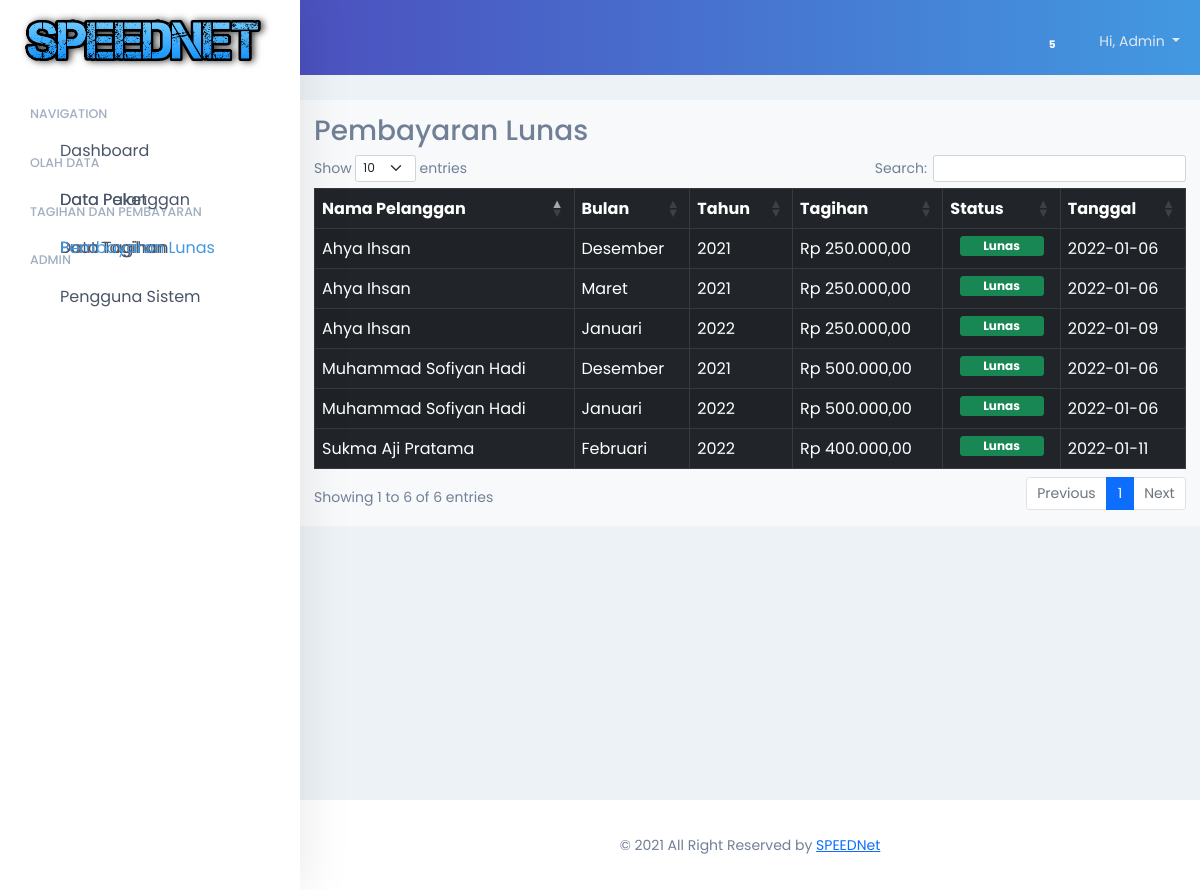
Screenshot of /admin/lunas/lunas.php with the database file from the repository.
### tables this page shows
CREATE TABLE `tb_tagihan` (
  `id_tagihan` int(11) NOT NULL,
  `bulan` varchar(20) NOT NULL,
  `tahun` year(4) NOT NULL,
  `id_pelanggan` int(11) NOT NULL,
  `tagihan` int(11) NOT NULL,
  `status` enum('BL','LS') NOT NULL,
  `tgl_bayar` date NOT NULL
);

CREATE TABLE `tb_pelanggan` (
  `id_pelanggan` int(11) NOT NULL,
  `nama` varchar(50) NOT NULL,
  `alamat` text NOT NULL,
  `no_hp` varchar(15) NOT NULL,
  `email` varchar(30) NOT NULL,
  `password` varchar(255) NOT NULL DEFAULT '',
  `level` varchar(10) NOT NULL DEFAULT '',
  `id_paket` int(11) NOT NULL
);

### admin/lunas/read.php (the view)
<?php
    include "../../dbconnect.php";
    $sql = "SELECT * FROM tb_tagihan INNER JOIN tb_pelanggan ON tb_tagihan.id_pelanggan = tb_pelanggan.id_pelanggan WHERE status='LS' order by id_tagihan ASC";
    $query = mysqli_query($conn, $sql);
?>
    <?php foreach ($query as $row):
        if($row['status'] == 'BL'){
            $stat = "Belum Lunas";
            $bg = "bg-danger";
        }else{
            $stat = "Lunas";
            $bg = "bg-success";
        }
        ?>
      <tr>
          <td><?= $row["nama"] ?></td>
          <td><?= $row["bulan"] ?></td>
          <td><?= $row["tahun"] ?></td>
          <td><?= "Rp " . number_format($row["tagihan"],2,',','.'); ?></td>
          <td align="center"><div class="badge <?= $bg ?> text-wrap" style="width: 6rem;">
            <?= $stat ?>
            </div>
          </td>
          <td><?= $row["tgl_bayar"] ?></td>
      </tr>
    <?php endforeach ?>

### admin/lunas/lunas.php (shortened to what this page needs)
<html lang="en">
<head>
    <link rel="stylesheet" href="../../css/bootstrap.min.css">
    <link rel="stylesheet" href="../../css/style.css">
    <link rel="stylesheet" href="https://cdn.datatables.net/1.11.3/css/dataTables.bootstrap5.min.css">
    <link rel="stylesheet" type="text/css" href="https://cdnjs.cloudflare.com/ajax/libs/line-awesome/1.3.0/line-awesome/css/line-awesome.min.css">
</head>
<body>
    <?php include('../../dbconnect.php');
    ?>
    <div class="topbar transition">
                <div class="menu">
                    <ul>
                        <li>
                            <a href="notifications.html" class="transition">
                                <span class="badge badge-danger notif">5</span>
                            </a>
                        </li>
                        <li>
                            <div class="dropdown">
                                    <a class="dropdown-toggle" href="#" role="button" id="dropdownMenuLink" data-bs-toggle="dropdown" aria-haspopup="true" aria-expanded="false">
                                    Hi, Admin
                                    </a>
                            </div>
                        </li>
                    </ul>
                </div>
            </div>
            <div class="sidebar transition">
                <div class="logo">
                    <a href="#">
                        <img src="../../assets/logo/speednet.png" class="img-fluid pt-2 ps-3" alt="SPEEDNET.png">
                    </a>
                </div>
                <div class="sidebar-items">
                    <ul>
                        <p class="menu">Navigation</p>
                        <li>
                            <a href="../index.php" class="transition">
                                <span>Dashboard</span>
                            </a>
                        </li>
                        <p class="menu">Olah Data</p>
                        <li>
                            <a href="../data_paket/data_paket.php" class="transition">
                                <span>Data Paket</span>
                            </a>
                        </li>
                        <li>
                            <a href="../data_pelanggan/data_pelanggan.php" class="transition">
                                <span>Data Pelanggan</span>
                            </a>
                        </li>
                        <p class="menu">Tagihan dan Pembayaran</p>
                        <li>
                            <a href="../tagihan/buat_tagihan.php" class="transition">
                                <span>Buat Tagihan</span>
                            </a>
                        </li>
                        <li>
                            <a href="../data_tagihan/data_tagihan.php" class="transition">
                                <span>Data Tagihan</span>
                            </a>
                        </li>
                        <li>
                            <a href="lunas.php" class="transition active">
                                <span>Pembayaran Lunas</span>
                            </a>
                        </li>
                        <p class="menu">Admin</p>
                        <li>
                            <a href="../pengguna/pengguna.php" class="transition">
                                <span>Pengguna Sistem</span>
                            </a>
                        </li>
                    </ul>
                </div>
            </div>
            <div class="content transition">
                <div class="card-body bg-light">
                    <div class="d-sm-flex justify-content-between align-items-center">
						<h2>Pembayaran Lunas</h2>
                    </div>
                    <table id="tabel-lunas" class="table table-dark table-striped table-bordered table-hover" style="width:100%">
                        <thead class="thead-dark">
                            <tr>
                                <th>Nama Pelanggan</th>
                                <th>Bulan</th>
                                <th>Tahun</th>
                                <th>Tagihan</th>
                                <th>Status</th>
                                <th>Tanggal</th>
                            </tr>
                        </thead>
                        <tbody>
                            <?php
                            include("read.php");
                            ?>
                        </tbody>
                    </table>
                </div>
            </div>
            <div class="footer transition">
                <p>&copy; 2021 All Right Reserved by <a href="#">SPEEDNet</a></p>
            </div>
</body>
</html>

### css/style.css (style rules this page uses)
* { padding: 0; margin: 0; }
html, body { color: #718096 !important; font-size: 14px !important; font-family: 'Poppins', sans-serif; background-color: #edf2f7; scroll-behavior: smooth; }
.transition { -webkit-transition: all .3s ease; -moz-transition: all .3s ease; -ms-transition: all .3s ease; -o-transition: all .3s ease; transition: all .3s ease; }
.topbar { position: fixed; top: 0; left: 0; right: 0; height: 75px; background-image: linear-gradient(to right, #4c51bf, #4299e1); margin-left: 0; transition: all .3s; z-index: 9997; }
.topbar .menu { float: right; display: flex; align-items: center; height: 75px; padding: 0 10px; }
.topbar .menu ul { padding: 0; margin: 0; }
.topbar .menu ul li { display: inline-block; margin: 8px 10px 0 10px; }
.topbar .menu ul li a { text-decoration: none; color: #e2e8f0; }
.topbar .menu ul li .dropdown-toggle { color: #e2e8f0; cursor: pointer; }
.topbar .menu ul li a .notif { position: absolute; margin-top: -10px; margin-left: -10px; }
.sidebar { position: fixed; top: 0; left: -300px; bottom: 0; width: 300px; background-color: #fff; box-shadow: 0 0 50px rgba(0, 0, 0, .1); z-index: 9999; }
.sidebar .logo { position: fixed; width: 275px; height: 75px; display: flex; align-items: center; justify-content: center; background-color: #fff; }
.sidebar .sidebar-items { padding: 75px 30px; height: 100%; overflow: auto; }
.sidebar .sidebar-items .menu { color: #a0aec0; font-size: 12.5px; font-weight: 500; margin-top: 30px; margin-bottom: 5px; text-transform: uppercase; }
.sidebar .sidebar-items ul { padding: 0; margin: 0; }
.sidebar .sidebar-items ul li { display: block; position: relative; }
.sidebar .sidebar-items ul li a { text-decoration: none; color: #4a5568; margin-left: 15px; }
.sidebar .sidebar-items ul li a:hover, .sidebar .sidebar-items ul li a.active { color: #4299e1; }
.sidebar .sidebar-items ul li a span { font-size: 16px; position: absolute; margin-top: 10px; margin-left: 15px; }
.content { padding-top: 100px; padding-left: 0; min-height: 100vh; }
.footer { left: 0; right: 0; height: 90px; display: flex; align-items: center; justify-content: center; background-color: white; box-shadow: 0 0 100 rgba(0, 0, 0, .1); margin-left: 0; }
.footer p { margin: 0; }
@media (min-width: 992px) { .topbar { margin-left: 300px; } }
@media (min-width: 992px) { .sidebar { left: 0; } }
@media (min-width: 992px) { .content { padding-left: 300px; } }
@media (min-width: 992px) { .footer { margin-left: 300px; } }

### rows the page displays
tb_tagihan: id_pelanggan.nama "Ahya Ihsan", bulan "Desember", tahun "2021", tagihan "250.000,00", status "Lunas", tgl_bayar "2022-01-06"
tb_tagihan: id_pelanggan.nama "Muhammad Sofiyan Hadi", bulan "Desember", tahun "2021", tagihan "500.000,00", status "Lunas", tgl_bayar "2022-01-06"
tb_tagihan: id_pelanggan.nama "Ahya Ihsan", bulan "Maret", tahun "2021", tagihan "250.000,00", status "Lunas", tgl_bayar "2022-01-06"
tb_tagihan: id_pelanggan.nama "Ahya Ihsan", bulan "Januari", tahun "2022", tagihan "250.000,00", status "Lunas", tgl_bayar "2022-01-09"
tb_tagihan: id_pelanggan.nama "Muhammad Sofiyan Hadi", bulan "Januari", tahun "2022", tagihan "500.000,00", status "Lunas", tgl_bayar "2022-01-06"
tb_tagihan: id_pelanggan.nama "Sukma Aji Pratama", bulan "Februari", tahun "2022", tagihan "400.000,00", status "Lunas", tgl_bayar "2022-01-11"
